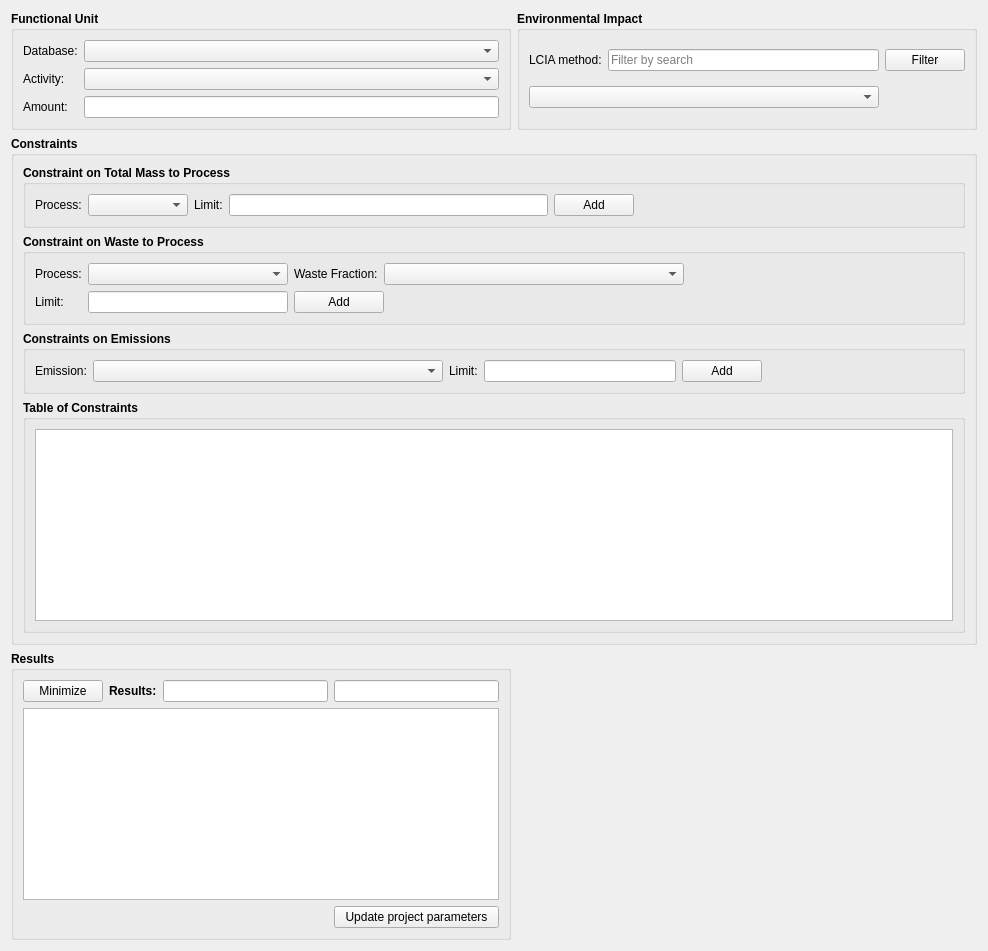
         <widget class="QWidget" name="Opt_tab">
          <attribute name="title">
           <string>Optimization</string>
          </attribute>
          <layout class="QGridLayout" name="gridLayout_15">
           <item row="0" column="0">
            <widget class="QGroupBox" name="groupBox_15">
             <property name="font">
              <font>
               <weight>75</weight>
               <bold>true</bold>
               <kerning>true</kerning>
              </font>
             </property>
             <property name="title">
              <string>Functional Unit</string>
             </property>
             <layout class="QGridLayout" name="gridLayout_7">
              <item row="0" column="0">
               <widget class="QLabel" name="label_71">
                <property name="font">
                 <font>
                  <weight>50</weight>
                  <bold>false</bold>
                  <kerning>true</kerning>
                 </font>
                </property>
                <property name="text">
                 <string>Database:</string>
                </property>
               </widget>
              </item>
              <item row="1" column="1">
               <widget class="QComboBox" name="Opt_FU_act">
                <property name="minimumSize">
                 <size>
                  <width>250</width>
                  <height>0</height>
                 </size>
                </property>
                <property name="font">
                 <font>
                  <weight>50</weight>
                  <bold>false</bold>
                  <kerning>true</kerning>
                 </font>
                </property>
               </widget>
              </item>
              <item row="2" column="1">
               <widget class="QLineEdit" name="Opt_MC_FU_amount">
                <property name="font">
                 <font>
                  <weight>50</weight>
                  <bold>false</bold>
                  <kerning>true</kerning>
                 </font>
                </property>
               </widget>
              </item>
              <item row="1" column="0">
               <widget class="QLabel" name="label_72">
                <property name="font">
                 <font>
                  <weight>50</weight>
                  <bold>false</bold>
                  <kerning>true</kerning>
                 </font>
                </property>
                <property name="text">
                 <string>Activity:</string>
                </property>
               </widget>
              </item>
              <item row="0" column="1">
               <widget class="QComboBox" name="Opt_FU_DB">
                <property name="font">
                 <font>
                  <weight>50</weight>
                  <bold>false</bold>
                  <kerning>true</kerning>
                 </font>
                </property>
               </widget>
              </item>
              <item row="2" column="0">
               <widget class="QLabel" name="label_73">
                <property name="font">
                 <font>
                  <weight>50</weight>
                  <bold>false</bold>
                  <kerning>true</kerning>
                 </font>
                </property>
                <property name="text">
                 <string>Amount:</string>
                </property>
               </widget>
              </item>
             </layout>
            </widget>
           </item>
           <item row="0" column="1">
            <widget class="QGroupBox" name="groupBox_16">
             <property name="font">
              <font>
               <weight>75</weight>
               <bold>true</bold>
               <kerning>true</kerning>
              </font>
             </property>
             <property name="title">
              <string>Environmental Impact</string>
             </property>
             <layout class="QGridLayout" name="gridLayout_95">
              <item row="0" column="0">
               <widget class="QLabel" name="label_74">
                <property name="font">
                 <font>
                  <weight>50</weight>
                  <bold>false</bold>
                  <kerning>true</kerning>
                 </font>
                </property>
                <property name="text">
                 <string>LCIA method:</string>
                </property>
               </widget>
              </item>
              <item row="0" column="2">
               <widget class="QPushButton" name="Opt_Filter_method">
                <property name="font">
                 <font>
                  <weight>50</weight>
                  <bold>false</bold>
                  <kerning>true</kerning>
                 </font>
                </property>
                <property name="text">
                 <string>Filter</string>
                </property>
                <property name="icon">
                 <iconset resource="PyWOLF_Resource.qrc">
                  <normaloff>:/ICONS/PySWOLF_ICONS/Filter.png</normaloff>:/ICONS/PySWOLF_ICONS/Filter.png</iconset>
                </property>
               </widget>
              </item>
              <item row="0" column="1">
               <widget class="QLineEdit" name="Opt_Filter_keyword">
                <property name="font">
                 <font>
                  <weight>50</weight>
                  <bold>false</bold>
                  <kerning>true</kerning>
                 </font>
                </property>
                <property name="placeholderText">
                 <string>Filter by search</string>
                </property>
               </widget>
              </item>
              <item row="1" column="0" colspan="2">
               <widget class="QComboBox" name="Opt_method">
                <property name="minimumSize">
                 <size>
                  <width>350</width>
                  <height>0</height>
                 </size>
                </property>
                <property name="font">
                 <font>
                  <weight>50</weight>
                  <bold>false</bold>
                  <kerning>true</kerning>
                 </font>
                </property>
               </widget>
              </item>
             </layout>
            </widget>
           </item>
           <item row="1" column="0" colspan="2">
            <widget class="QGroupBox" name="groupBox_20">
             <property name="font">
              <font>
               <weight>75</weight>
               <bold>true</bold>
              </font>
             </property>
             <property name="title">
              <string>Constraints</string>
             </property>
             <layout class="QGridLayout" name="gridLayout_14">
              <item row="2" column="0">
               <widget class="QGroupBox" name="groupBox_19">
                <property name="font">
                 <font>
                  <weight>75</weight>
                  <bold>true</bold>
                  <kerning>true</kerning>
                 </font>
                </property>
                <property name="title">
                 <string>Constraints on Emissions</string>
                </property>
                <layout class="QGridLayout" name="gridLayout_10">
                 <item row="0" column="3">
                  <widget class="QLineEdit" name="Opt_Const3_val">
                   <property name="minimumSize">
                    <size>
                     <width>0</width>
                     <height>0</height>
                    </size>
                   </property>
                   <property name="font">
                    <font>
                     <weight>50</weight>
                     <bold>false</bold>
                    </font>
                   </property>
                  </widget>
                 </item>
                 <item row="0" column="0">
                  <widget class="QLabel" name="label_81">
                   <property name="font">
                    <font>
                     <weight>50</weight>
                     <bold>false</bold>
                     <kerning>true</kerning>
                    </font>
                   </property>
                   <property name="text">
                    <string>Emission:</string>
                   </property>
                  </widget>
                 </item>
                 <item row="0" column="2">
                  <widget class="QLabel" name="label_82">
                   <property name="font">
                    <font>
                     <weight>50</weight>
                     <bold>false</bold>
                     <kerning>true</kerning>
                    </font>
                   </property>
                   <property name="text">
                    <string>Limit:</string>
                   </property>
                  </widget>
                 </item>
                 <item row="0" column="1">
                  <widget class="QComboBox" name="Opt_Const3_flow">
                   <property name="minimumSize">
                    <size>
                     <width>350</width>
                     <height>0</height>
                    </size>
                   </property>
                   <property name="font">
                    <font>
                     <weight>50</weight>
                     <bold>false</bold>
                    </font>
                   </property>
                  </widget>
                 </item>
                 <item row="0" column="5">
                  <spacer name="horizontalSpacer_28">
                   <property name="orientation">
                    <enum>Qt::Horizontal</enum>
                   </property>
                   <property name="sizeHint" stdset="0">
                    <size>
                     <width>40</width>
                     <height>20</height>
                    </size>
                   </property>
                  </spacer>
                 </item>
                 <item row="0" column="4">
                  <widget class="QPushButton" name="Opt_add_Const3">
                   <property name="font">
                    <font>
                     <weight>50</weight>
                     <bold>false</bold>
                     <kerning>true</kerning>
                    </font>
                   </property>
                   <property name="text">
                    <string>Add</string>
                   </property>
                   <property name="icon">
                    <iconset resource="PyWOLF_Resource.qrc">
                     <normaloff>:/ICONS/PySWOLF_ICONS/ADD.png</normaloff>:/ICONS/PySWOLF_ICONS/ADD.png</iconset>
                   </property>
                  </widget>
                 </item>
                </layout>
               </widget>
              </item>
              <item row="3" column="0">
               <widget class="QGroupBox" name="groupBox_22">
                <property name="title">
                 <string>Table of Constraints</string>
                </property>
                <layout class="QGridLayout" name="gridLayout_11">
                 <item row="0" column="0">
                  <widget class="QTableView" name="Opt_Const_table">
                   <property name="font">
                    <font>
                     <weight>50</weight>
                     <bold>false</bold>
                    </font>
                   </property>
                  </widget>
                 </item>
                </layout>
               </widget>
              </item>
              <item row="0" column="0">
               <widget class="QGroupBox" name="groupBox_17">
                <property name="font">
                 <font>
                  <weight>75</weight>
                  <bold>true</bold>
                  <kerning>true</kerning>
                 </font>
                </property>
                <property name="title">
                 <string>Constraint on Total Mass to Process</string>
                </property>
                <layout class="QGridLayout" name="gridLayout_12">
                 <item row="0" column="4">
                  <widget class="QPushButton" name="Opt_add_Const1">
                   <property name="font">
                    <font>
                     <weight>50</weight>
                     <bold>false</bold>
                     <kerning>true</kerning>
                    </font>
                   </property>
                   <property name="text">
                    <string>Add</string>
                   </property>
                   <property name="icon">
                    <iconset resource="PyWOLF_Resource.qrc">
                     <normaloff>:/ICONS/PySWOLF_ICONS/ADD.png</normaloff>:/ICONS/PySWOLF_ICONS/ADD.png</iconset>
                   </property>
                  </widget>
                 </item>
                 <item row="0" column="1">
                  <widget class="QComboBox" name="Opt_Const1_process">
                   <property name="minimumSize">
                    <size>
                     <width>100</width>
                     <height>0</height>
                    </size>
                   </property>
                   <property name="font">
                    <font>
                     <weight>50</weight>
                     <bold>false</bold>
                    </font>
                   </property>
                  </widget>
                 </item>
                 <item row="0" column="3">
                  <widget class="QLineEdit" name="Opt_Const1_val">
                   <property name="font">
                    <font>
                     <weight>50</weight>
                     <bold>false</bold>
                    </font>
                   </property>
                  </widget>
                 </item>
                 <item row="0" column="0">
                  <widget class="QLabel" name="label_75">
                   <property name="font">
                    <font>
                     <weight>50</weight>
                     <bold>false</bold>
                     <kerning>true</kerning>
                    </font>
                   </property>
                   <property name="text">
                    <string>Process:</string>
                   </property>
                  </widget>
                 </item>
                 <item row="0" column="2">
                  <widget class="QLabel" name="label_76">
                   <property name="font">
                    <font>
                     <weight>50</weight>
                     <bold>false</bold>
                     <kerning>true</kerning>
                    </font>
                   </property>
                   <property name="text">
                    <string>Limit:</string>
                   </property>
                  </widget>
                 </item>
                 <item row="0" column="5">
                  <spacer name="horizontalSpacer_3">
                   <property name="orientation">
                    <enum>Qt::Horizontal</enum>
                   </property>
                   <property name="sizeHint" stdset="0">
                    <size>
                     <width>40</width>
                     <height>20</height>
                    </size>
                   </property>
                  </spacer>
                 </item>
                </layout>
               </widget>
              </item>
              <item row="1" column="0">
               <widget class="QGroupBox" name="groupBox_18">
                <property name="font">
                 <font>
                  <weight>75</weight>
                  <bold>true</bold>
                  <kerning>true</kerning>
                 </font>
                </property>
                <property name="title">
                 <string>Constraint on Waste to Process</string>
                </property>
                <layout class="QGridLayout" name="gridLayout_8">
                 <item row="0" column="0">
                  <widget class="QLabel" name="label_77">
                   <property name="font">
                    <font>
                     <weight>50</weight>
                     <bold>false</bold>
                     <kerning>true</kerning>
                    </font>
                   </property>
                   <property name="text">
                    <string>Process:</string>
                   </property>
                  </widget>
                 </item>
                 <item row="0" column="1">
                  <widget class="QComboBox" name="Opt_Const2_process">
                   <property name="minimumSize">
                    <size>
                     <width>100</width>
                     <height>0</height>
                    </size>
                   </property>
                   <property name="font">
                    <font>
                     <weight>50</weight>
                     <bold>false</bold>
                    </font>
                   </property>
                  </widget>
                 </item>
                 <item row="0" column="2">
                  <widget class="QLabel" name="label_79">
                   <property name="font">
                    <font>
                     <weight>50</weight>
                     <bold>false</bold>
                     <kerning>true</kerning>
                    </font>
                   </property>
                   <property name="text">
                    <string>Waste Fraction:</string>
                   </property>
                  </widget>
                 </item>
                 <item row="0" column="3" colspan="2">
                  <widget class="QComboBox" name="Opt_Const2_flow">
                   <property name="minimumSize">
                    <size>
                     <width>300</width>
                     <height>0</height>
                    </size>
                   </property>
                   <property name="font">
                    <font>
                     <weight>50</weight>
                     <bold>false</bold>
                    </font>
                   </property>
                  </widget>
                 </item>
                 <item row="0" column="5">
                  <spacer name="horizontalSpacer_27">
                   <property name="orientation">
                    <enum>Qt::Horizontal</enum>
                   </property>
                   <property name="sizeHint" stdset="0">
                    <size>
                     <width>193</width>
                     <height>20</height>
                    </size>
                   </property>
                  </spacer>
                 </item>
                 <item row="1" column="0">
                  <widget class="QLabel" name="label_78">
                   <property name="font">
                    <font>
                     <weight>50</weight>
                     <bold>false</bold>
                     <kerning>true</kerning>
                    </font>
                   </property>
                   <property name="text">
                    <string>Limit:</string>
                   </property>
                  </widget>
                 </item>
                 <item row="1" column="1">
                  <widget class="QLineEdit" name="Opt_Const2_val">
                   <property name="maximumSize">
                    <size>
                     <width>200</width>
                     <height>16777215</height>
                    </size>
                   </property>
                   <property name="font">
                    <font>
                     <weight>50</weight>
                     <bold>false</bold>
                    </font>
                   </property>
                  </widget>
                 </item>
                 <item row="1" column="2" colspan="2">
                  <widget class="QPushButton" name="Opt_add_Const2">
                   <property name="font">
                    <font>
                     <weight>50</weight>
                     <bold>false</bold>
                     <kerning>true</kerning>
                    </font>
                   </property>
                   <property name="text">
                    <string>Add</string>
                   </property>
                   <property name="icon">
                    <iconset resource="PyWOLF_Resource.qrc">
                     <normaloff>:/ICONS/PySWOLF_ICONS/ADD.png</normaloff>:/ICONS/PySWOLF_ICONS/ADD.png</iconset>
                   </property>
                  </widget>
                 </item>
                 <item row="1" column="4">
                  <spacer name="horizontalSpacer_30">
                   <property name="orientation">
                    <enum>Qt::Horizontal</enum>
                   </property>
                   <property name="sizeHint" stdset="0">
                    <size>
                     <width>291</width>
                     <height>20</height>
                    </size>
                   </property>
                  </spacer>
                 </item>
                </layout>
               </widget>
              </item>
             </layout>
            </widget>
           </item>
           <item row="2" column="0">
            <widget class="QGroupBox" name="groupBox_21">
             <property name="minimumSize">
              <size>
               <width>500</width>
               <height>0</height>
              </size>
             </property>
             <property name="font">
              <font>
               <weight>75</weight>
               <bold>true</bold>
              </font>
             </property>
             <property name="title">
              <string>Results</string>
             </property>
             <layout class="QGridLayout" name="gridLayout_13">
              <item row="0" column="0">
               <widget class="QPushButton" name="Opt_optimize">
                <property name="font">
                 <font>
                  <weight>50</weight>
                  <bold>false</bold>
                 </font>
                </property>
                <property name="text">
                 <string>Minimize</string>
                </property>
               </widget>
              </item>
              <item row="0" column="1">
               <widget class="QLabel" name="label_9">
                <property name="text">
                 <string>Results:</string>
                </property>
               </widget>
              </item>
              <item row="0" column="2">
               <widget class="QLineEdit" name="Opt_score"/>
              </item>
              <item row="0" column="3">
               <widget class="QLineEdit" name="Opt_unit"/>
              </item>
              <item row="1" column="0" colspan="4">
               <widget class="QTableView" name="Opt_Param_table">
                <property name="font">
                 <font>
                  <weight>50</weight>
                  <bold>false</bold>
                 </font>
                </property>
               </widget>
              </item>
              <item row="2" column="3">
               <widget class="QPushButton" name="Opt_update_param">
                <property name="font">
                 <font>
                  <weight>50</weight>
                  <bold>false</bold>
                 </font>
                </property>
                <property name="text">
                 <string>Update project parameters</string>
                </property>
                <property name="icon">
                 <iconset resource="PyWOLF_Resource.qrc">
                  <normaloff>:/ICONS/PySWOLF_ICONS/Update.png</normaloff>:/ICONS/PySWOLF_ICONS/Update.png</iconset>
                </property>
               </widget>
              </item>
             </layout>
            </widget>
           </item>
          </layout>
         </widget>
